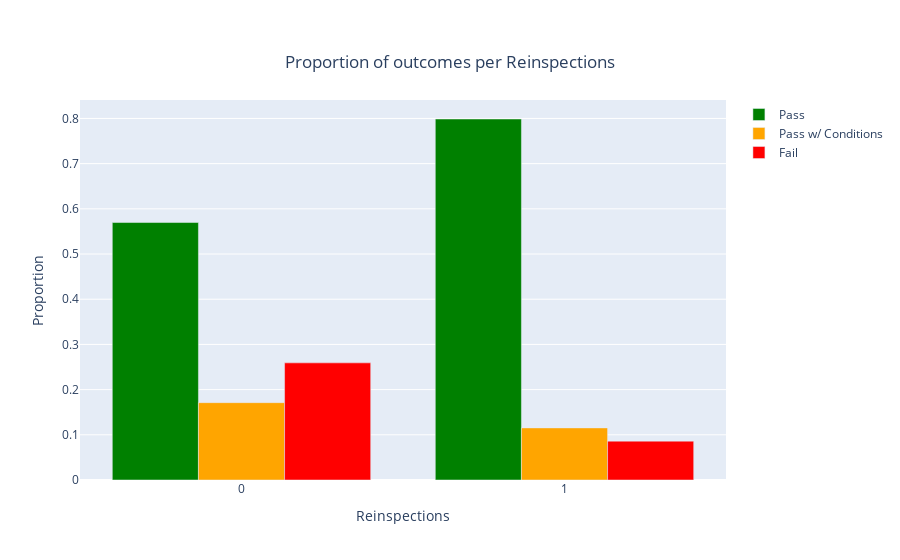

Here is the notebook cell this chart was saved with:
### Markdown cell above
We notice the following:

* Washington Park has the highest proportion of failes inspections. This is interesting as the dominating ethnicity in the neighborhood is African-American. This is in contrast to Clearing which has the highest proportion of passed inspections and has 1% African American population.

### Code cell
plot_corr_with_results_plotly('Reinspections', 'reinspections.html')
plot_corr_with_results('Reinspections')

### Figure 1 — Plotly figure (JSON) as saved in the notebook; plotly's stock layout.template omitted (floating-point values rounded to 4 significant figures)
{"data": [{"marker": {"color": "green"}, "name": "Pass", "type": "bar", "x": [1, 0], "y": [0.7988, 0.5697]}, {"marker": {"color": "orange"}, "name": "Pass w/ Conditions", "type": "bar", "x": [1, 0], "y": [0.1153, 0.1711]}, {"marker": {"color": "red"}, "name": "Fail", "type": "bar", "x": [1, 0], "y": [0.08597, 0.2592]}], "layout": {"barmode": "group", "title": {"text": "Proportion of outcomes per Reinspections", "x": 0.5, "xanchor": "center", "y": 0.9, "yanchor": "top"}, "xaxis": {"title": {"text": "Reinspections"}}, "yaxis": {"title": {"text": "Proportion"}}}}
